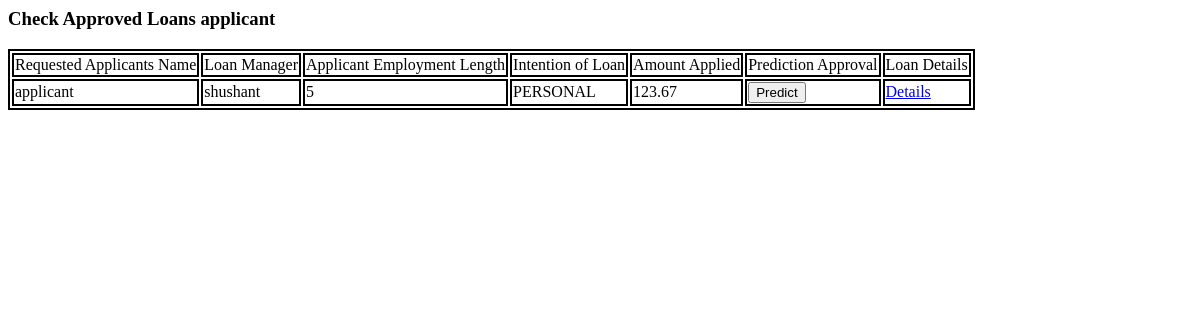
/loan-details/ (signed in), run on an earlier commit of the app's database.
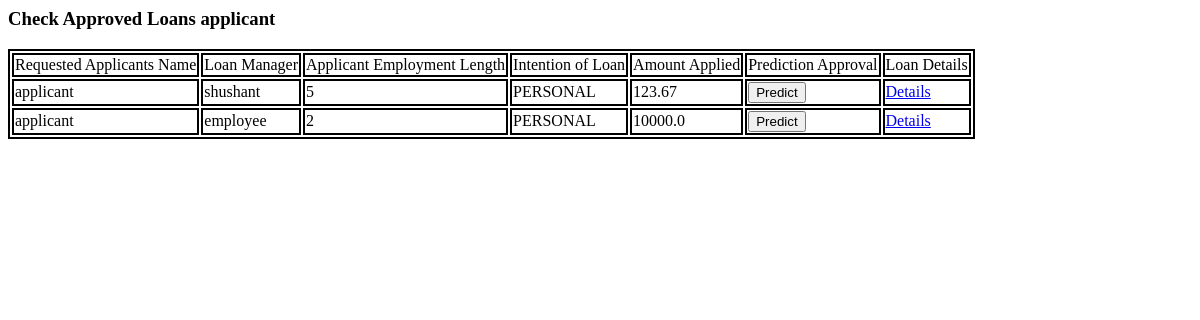
And on a later commit of the database.
### loan_approval/models.py (models this page shows)
class LoanDetails(models.Model):
    LOAN_GRADES = [
        ("A","A"),
        ("B","B"),
        ("C","C"),
        ("D","D"),
        ("E","E"),
        ("F","F"),
        ("G","G")
    ]
    credit_history = models.PositiveIntegerField(validators=[MinValueValidator(2),
                                       MaxValueValidator(35)])
    credit_default = models.BooleanField()
    interest_rate = models.FloatField(validators=[MinValueValidator(4.0),
                                       MaxValueValidator(24.0)])
    grade = models.CharField(max_length=3, choices=LOAN_GRADES)
    loan_percent_to_income = models.FloatField(validators=[MinValueValidator(0.0),
                                       MaxValueValidator(0.84)])
    loan_request = models.OneToOneField(Loan, on_delete= models.CASCADE)

class Loan(models.Model):
    OWNERSHIP_CHOICES = [('RENT','RENT'),
                         ('OWN','OWN'),
                         ('MORTGAGE','MORTGAGE'),
                         ('OTHER','OTHER')
                         ]
    INTENTIONS = [('PERSONAL','PERSONAL'),
                  ('EDUCATION','EDUCATION'),
                  ('MEDICAL','MEDICAL'),
                  ('VENTURE','VENTURE'),
                  ('HOMEIMPROVEMENT','HOMEIMPROVEMENT'),
                  ('DEBTCONSOLIDATION','DEBTCONSOLIDATION')
                  ]
    home_ownership = models.CharField(max_length=10,choices=OWNERSHIP_CHOICES)
    emp_length = models.PositiveIntegerField(validators=[MinValueValidator(0),
                                       MaxValueValidator(43)])
    loan_amount = models.FloatField(validators=[MinValueValidator(0.0),
                                       MaxValueValidator(40000.0)])
    person_age = models.PositiveIntegerField(validators=[MinValueValidator(18),
                                       MaxValueValidator(110)])
    income = models.FloatField(validators=[MinValueValidator(1000.0),
                                       MaxValueValidator(7000000.0)])
    loan_intent = models.CharField(max_length=20,choices=INTENTIONS)
    applicant_details = models.ForeignKey(Applicant, on_delete=models.CASCADE)
    managed_by = models.ForeignKey(Employee, on_delete=models.SET_NULL, null=True)

class Applicant(models.Model):
    applicant = models.OneToOneField(User, on_delete=models.CASCADE)
    def __str__(self):
        return f'{self.applicant.username}'

class Employee(models.Model):
    employee = models.OneToOneField(User, on_delete=models.CASCADE)
    def __str__(self):
        return f'{self.employee.username}'

### loan_approval/views.py (the view)
# urls.py: path("loan-details/",LoanDetailsListView.as_view(),name="loans_details_list"),
@method_decorator(login_required(login_url=reverse_lazy('loan_approval:user_login')),name="dispatch")
class LoanDetailsListView(ListView):
    model = LoanDetails
    template_name = 'loan_approval/loan_details_list.html'
    def get_queryset(self):
        queryset = self.model._default_manager
        try:
            user = self.request.user.employee
        except:
            print("User is applicant.")
        else:
            return queryset.filter(loan_request__managed_by = user)
        try:
            user = self.request.user.applicant
        except:
            print("User is employee.")
        else:
            return queryset.filter(loan_request__applicant_details = user)

### loan_approval/templates/loan_approval/loan_details_list.html (shortened to what this page needs)
{% if user.is_authenticated %}
{% if not request.user.is_superuser %}
<h3>Check Approved Loans {{request.user}}</h3>
<table>
<tr>
    {% if request.user.applicant %}
    <td>Requested Applicants Name</td>
    <td> Loan Manager </td>
    <td>Applicant Employment Length</td>
    <td>Intention of Loan</td>
    <td>Amount Applied</td>
    <td> Prediction Approval </td>
    <td>Loan Details</td>
    {% endif %}
</tr>
{% for object in object_list %}
<tr>
    {% if request.user.applicant %}
    <td>{{ object.loan_request.applicant_details }}</td>
    <td> {{ object.loan_request.managed_by }} </td>
    <td>{{ object.loan_request.emp_length }}</td>
    <td>{{ object.loan_request.loan_intent }}</td>
    <td>{{ object.loan_request.loan_amount }}</td>
    <td>
        <input type="button" class="predict-button-{{object.loan_request.id}}" value="Predict"
                        onclick="submit({id: {{object.loan_request.id}}})" />
    </td>
    <td><a href="{% url 'loan_approval:loan_details_detail' pk=object.id%}">Details</a></td>
    {% endif %}
</tr>
{% endfor %}
{% else %}
403 Error: Not authorized
{% endif %}
{% else %}
404 Error
{% endif %}

What changed in the data, as far as the page shows it:
added LoanDetails: loan_request.applicant_details "applicant", loan_request.managed_by "employee", loan_request.emp_length "2", loan_request.loan_intent "PERSONAL", loan_request.loan_amount "10000.0"
